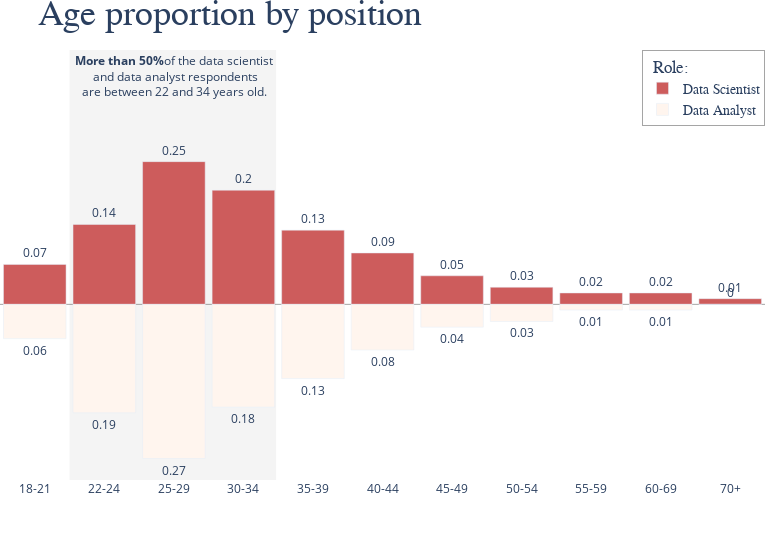

Notebook source saved alongside this figure:
### Code cell
ds=df.loc[(df.Q5=='Data Scientist')]
da=df.loc[(df.Q5=='Data Analyst')]

ds_ages = round(ds["Q1"].value_counts(normalize=True),2)
da_ages = round(da["Q1"].value_counts(normalize=True),2)

trace1 = go.Bar(
    x = ds_ages.keys(),
    y = ds_ages.values,
    name = "Data Scientist",
    marker_color = primary_salmon,
    text = ds_ages[ds_ages.keys()],
    textposition = "outside",
#     width = 0.6
)

trace2 = go.Bar(
    x = ds_ages.keys(),
    y = - da_ages[ds_ages.keys()],
    name = "Data Analyst",
    marker_color = primary_seashell,
    text = da_ages[ds_ages.keys()],
    textposition = "outside",
)

layout = dict(
    title = "<span style='font-size:36px; font-family:Times New Roman'>Age proportion by position</span>",
    plot_bgcolor='#fff',
    margin = dict(t=50, l=0, r=0),
    legend=dict(title="  Role:", yanchor='top',xanchor='right', x=1.0, y=1.0, font=dict(family="Tahoma", size= 14),traceorder='normal', bordercolor="#4d4d4d", borderwidth=0.5),
    xaxis = dict(domain=[0,1]),
    yaxis = dict(showticklabels = False, zeroline=True, zerolinecolor="#4d4d4d", zerolinewidth=0.5, showgrid=False),
    barmode="overlay",
    bargap = 0.1,
    width = 765
)



data = [trace1, trace2]
fig = go.Figure(data = data)

fig['layout'].update(layout)
fig.update_xaxes(categoryarray=["18-21", "22-24", "25-29", "30-34","35-39","40-44","45-49","50-54","55-59","60-69","70+"])
# Adding anotations

fig.add_annotation(dict(
        x=2.0,
        y=0.4,
        text="<b>More than 50%</b>of the data scientist<br> and data analyst respondents<br>are between 22 and 34 years old.",
        ax="38",
        ay="-50",
        showarrow = False,
        arrowhead = 7,
        arrowwidth = 0.7
    
))


# Rectangle to highlight range
fig.add_vrect(x0=0.5, x1=3.47,
              fillcolor="#D3D3D3",
              layer="below", 
              opacity=0.25, 
              line_width=0
)

iplot(fig)

### Figure 1 — Plotly figure (JSON) as saved in the notebook; plotly's stock layout.template omitted (floating-point values rounded to 4 significant figures)
{"data": [{"marker": {"color": "#cd5c5c"}, "name": "Data Scientist", "text": [0.25, 0.2, 0.14, 0.13, 0.09, 0.07, 0.05, 0.03, 0.02, 0.02, 0.01], "textposition": "outside", "type": "bar", "x": ["25-29", "30-34", "22-24", "35-39", "40-44", "18-21", "45-49", "50-54", "60-69", "55-59", "70+"], "y": [0.25, 0.2, 0.14, 0.13, 0.09, 0.07, 0.05, 0.03, 0.02, 0.02, 0.01]}, {"marker": {"color": "#FFF5EE"}, "name": "Data Analyst", "text": [0.27, 0.18, 0.19, 0.13, 0.08, 0.06, 0.04, 0.03, 0.01, 0.01, 0], "textposition": "outside", "type": "bar", "x": ["25-29", "30-34", "22-24", "35-39", "40-44", "18-21", "45-49", "50-54", "60-69", "55-59", "70+"], "y": [-0.27, -0.18, -0.19, -0.13, -0.08, -0.06, -0.04, -0.03, -0.01, -0.01, 0]}], "layout": {"annotations": [{"arrowhead": 7, "arrowwidth": 0.7, "ax": "38", "ay": "-50", "showarrow": false, "text": "<b>More than 50%</b>of the data scientist<br> and data analyst respondents<br>are between 22 and 34 years old.", "x": 2, "y": 0.4}], "bargap": 0.1, "barmode": "overlay", "legend": {"bordercolor": "#4d4d4d", "borderwidth": 0.5, "font": {"family": "Tahoma", "size": 14}, "title": {"text": "  Role:"}, "traceorder": "normal", "x": 1, "xanchor": "right", "y": 1, "yanchor": "top"}, "margin": {"l": 0, "r": 0, "t": 50}, "plot_bgcolor": "#fff", "shapes": [{"fillcolor": "#D3D3D3", "layer": "below", "line": {"width": 0}, "opacity": 0.25, "type": "rect", "x0": 0.5, "x1": 3.47, "xref": "x", "y0": 0, "y1": 1, "yref": "y domain"}], "title": {"text": "<span style='font-size:36px; font-family:Times New Roman'>Age proportion by position</span>"}, "width": 765, "xaxis": {"categoryarray": ["18-21", "22-24", "25-29", "30-34", "35-39", "40-44", "45-49", "50-54", "55-59", "60-69", "70+"], "domain": [0, 1]}, "yaxis": {"showgrid": false, "showticklabels": false, "zeroline": true, "zerolinecolor": "#4d4d4d", "zerolinewidth": 0.5}}}
